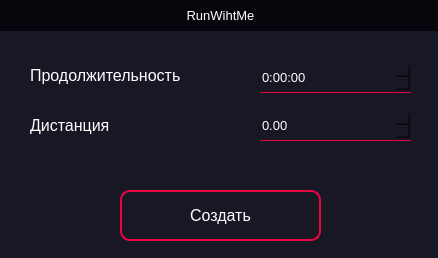
<?xml version="1.0" encoding="UTF-8"?>
<ui version="4.0">
 <class>MainWindow</class>
 <widget class="QMainWindow" name="MainWindow">
  <property name="geometry">
   <rect>
    <x>0</x>
    <y>0</y>
    <width>438</width>
    <height>258</height>
   </rect>
  </property>
  <property name="windowTitle">
   <string>MainWindow</string>
  </property>
  <property name="styleSheet">
   <string notr="true">*{
border:none;
background-color: rgb(24, 24, 36);
color:rgb(255,255,255);
}
</string>
  </property>
  <widget class="QWidget" name="centralwidget">
   <widget class="QFrame" name="frame">
    <property name="geometry">
     <rect>
      <x>0</x>
      <y>0</y>
      <width>441</width>
      <height>31</height>
     </rect>
    </property>
    <property name="styleSheet">
     <string notr="true">background-color: rgb(9, 5, 13);</string>
    </property>
    <property name="frameShape">
     <enum>QFrame::StyledPanel</enum>
    </property>
    <property name="frameShadow">
     <enum>QFrame::Raised</enum>
    </property>
    <widget class="QLabel" name="header_frame">
     <property name="geometry">
      <rect>
       <x>0</x>
       <y>0</y>
       <width>441</width>
       <height>31</height>
      </rect>
     </property>
     <property name="font">
      <font>
       <pointsize>10</pointsize>
      </font>
     </property>
     <property name="text">
      <string>RunWihtMe</string>
     </property>
     <property name="alignment">
      <set>Qt::AlignCenter</set>
     </property>
    </widget>
    <widget class="QPushButton" name="close">
     <property name="geometry">
      <rect>
       <x>407</x>
       <y>0</y>
       <width>31</width>
       <height>31</height>
      </rect>
     </property>
     <property name="styleSheet">
      <string notr="true">QPushButton{
	background-color: rgb(9, 5, 13);
}
QPushButton::hover{
	border: 1.5px solid rgb(230, 5, 64);
	border-radius: 10px
}
QPushButton::pressed{
	border: 3px solid rgb(230, 5, 64);
}</string>
     </property>
     <property name="text">
      <string/>
     </property>
     <property name="icon">
      <iconset resource="icons.qrc">
       <normaloff>:/icons/icons/x.svg</normaloff>:/icons/icons/x.svg</iconset>
     </property>
     <property name="iconSize">
      <size>
       <width>25</width>
       <height>25</height>
      </size>
     </property>
    </widget>
   </widget>
   <widget class="QDoubleSpinBox" name="distance">
    <property name="geometry">
     <rect>
      <x>260</x>
      <y>110</y>
      <width>151</width>
      <height>31</height>
     </rect>
    </property>
    <property name="font">
     <font>
      <pointsize>10</pointsize>
     </font>
    </property>
    <property name="styleSheet">
     <string notr="true">border-bottom: 1px solid rgb(230, 5, 64)</string>
    </property>
    <property name="maximum">
     <double>999.990000000000009</double>
    </property>
   </widget>
   <widget class="QTimeEdit" name="timeEdit">
    <property name="geometry">
     <rect>
      <x>260</x>
      <y>62</y>
      <width>151</width>
      <height>31</height>
     </rect>
    </property>
    <property name="font">
     <font>
      <pointsize>10</pointsize>
     </font>
    </property>
    <property name="styleSheet">
     <string notr="true">border-bottom: 1px solid rgb(230, 5, 64)</string>
    </property>
    <property name="minimumTime">
     <time>
      <hour>0</hour>
      <minute>0</minute>
      <second>0</second>
     </time>
    </property>
    <property name="currentSection">
     <enum>QDateTimeEdit::HourSection</enum>
    </property>
    <property name="displayFormat">
     <string>H:mm:ss</string>
    </property>
    <property name="time">
     <time>
      <hour>0</hour>
      <minute>0</minute>
      <second>0</second>
     </time>
    </property>
   </widget>
   <widget class="QLabel" name="label_3">
    <property name="geometry">
     <rect>
      <x>30</x>
      <y>100</y>
      <width>211</width>
      <height>51</height>
     </rect>
    </property>
    <property name="font">
     <font>
      <pointsize>12</pointsize>
     </font>
    </property>
    <property name="styleSheet">
     <string notr="true">color: rgb(255, 255, 255);</string>
    </property>
    <property name="text">
     <string>Дистанция</string>
    </property>
   </widget>
   <widget class="QLabel" name="label_2">
    <property name="geometry">
     <rect>
      <x>30</x>
      <y>50</y>
      <width>211</width>
      <height>51</height>
     </rect>
    </property>
    <property name="font">
     <font>
      <pointsize>12</pointsize>
     </font>
    </property>
    <property name="styleSheet">
     <string notr="true">color: rgb(255, 255, 255);</string>
    </property>
    <property name="text">
     <string>Продолжительность</string>
    </property>
   </widget>
   <widget class="QPushButton" name="create">
    <property name="geometry">
     <rect>
      <x>120</x>
      <y>190</y>
      <width>201</width>
      <height>51</height>
     </rect>
    </property>
    <property name="font">
     <font>
      <pointsize>12</pointsize>
     </font>
    </property>
    <property name="styleSheet">
     <string notr="true">QPushButton{
	border: 1.5px solid rgb(230, 5, 64);
	border-radius: 10px;
}
QPushButton::hover{
	border: 3px solid rgb(230, 5, 64);
	border-radius: 10px;
}
QPushButton::pressed{
	border: 5px solid rgb(230, 5, 64);
	border-radius: 10px;
}</string>
    </property>
    <property name="text">
     <string>Создать</string>
    </property>
   </widget>
  </widget>
 </widget>
 <resources>
  <include location="icons.qrc"/>
 </resources>
 <connections/>
</ui>
